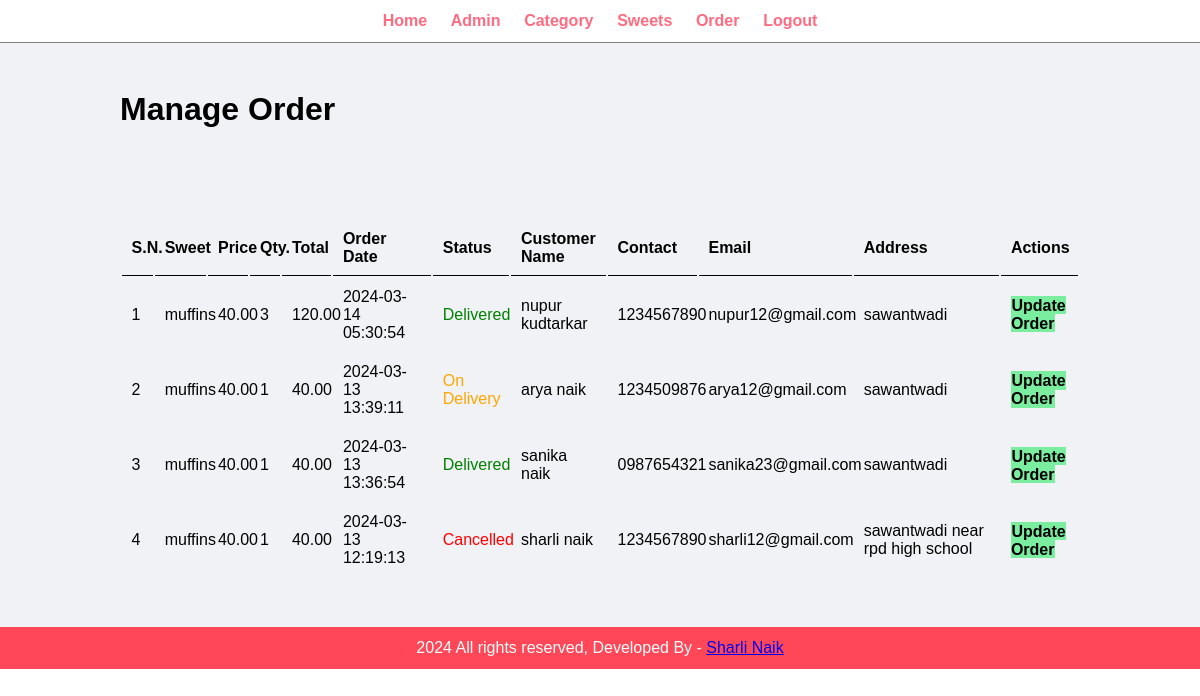
/admin/manage-order.php (signed in), run on the app's committed database.
### tables this page shows
CREATE TABLE IF NOT EXISTS `tbl_order` (
  `id` int UNSIGNED NOT NULL AUTO_INCREMENT,
  `sweet` varchar(150) NOT NULL,
  `price` decimal(10,2) NOT NULL,
  `quantity` int NOT NULL,
  `total` decimal(10,2) NOT NULL,
  `order_date` datetime NOT NULL,
  `status` varchar(50) NOT NULL,
  `customer_name` varchar(150) NOT NULL,
  `customer_contact` varchar(20) NOT NULL,
  `customer_email` varchar(150) NOT NULL,
  `customer_address` varchar(255) NOT NULL,
  PRIMARY KEY (`id`)
);

### admin/manage-order.php (the view, shortened to what this page needs)
<?php include('partials/menu.php');?>
<div class="main-content">
    <div class="wrapper">
       <h1>Manage Order</h1>
               <br /> <br /> <br />
               <br><br>
               <table class="tbl-full">
                    <tr>
                        <th>S.N.</th>
                        <th>Sweet</th>
                        <th>Price</th>
                        <th>Qty.</th>
                        <th>Total</th>
                        <th>Order Date</th>
                        <th>Status</th>
                        <th>Customer Name</th>
                        <th>Contact</th>
                        <th>Email</th>
                        <th>Address</th>
                        <th>Actions</th>
                    </tr>
                    <?php
                          $sql = "SELECT * FROM tbl_order ORDER BY id DESC";
                          $res = mysqli_query($conn, $sql);
                          $count = mysqli_num_rows($res);
                          $sn = 1;
                          if ($count>0)
                          {
                            while ($row = mysqli_fetch_assoc($res))
                            {
                              $id = $row['id'];
                              $sweet = $row['sweet'];
                              $price = $row['price'];
                              $quantity = $row['quantity'];
                              $total = $row['total'];
                              $order_date = $row['order_date'];
                              $status = $row['status'];
                              $customer_name = $row['customer_name'];
                              $customer_contact = $row['customer_contact'];
                              $customer_email = $row['customer_email'];
                              $customer_address = $row['customer_address'];
                              ?>
                                  <tr>
                                      <td><?php echo $sn++; ?></td>
                                      <td><?php echo $sweet; ?></td>
                                      <td><?php echo $price; ?></td>
                                      <td><?php echo $quantity; ?></td>
                                      <td><?php echo $total; ?></td>
                                      <td><?php echo $order_date; ?></td>
                                      <td>
                                          <?php
                                              if($status=="Ordered")
                                              {
                                                echo "<label>$status</label>";
                                              }
                                              elseif($status== "On Delivery")
                                              {
                                                echo "<label style='color: orange; '>$status</label>";
                                              }
                                              elseif($status== "Delivered")
                                              {
                                                echo "<label style='color: green; '>$status</label>";
                                              }
                                              elseif($status== "Cancelled")
                                              {
                                                echo "<label style='color: red; '>$status</label>";
                                              }
                                          ?>
                                      </td>
                                      <td><?php echo $customer_name; ?></td>
                                      <td><?php echo $customer_contact; ?></td>
                                      <td><?php echo $customer_email; ?></td>
                                      <td><?php echo $customer_address; ?></td>
                                      <td>
                                        <a href="<?php echo SITEURL;?>admin/update-order.php?id=<?php echo $id; ?>" class="btn-secondary"> Update Order</a>
                                      </td>
                                  </tr>
                              <?php
                            }
                          }
                          else
                          {
                            echo "<tr><td colspan='12' class='error'>Orders not Available.</td></tr>";
                          }
                    ?>
               </table>
    </div>
</div>
<?php include('partials/footer.php');?>

### admin/partials/menu.php (shortened to what this page needs)
<html>
    <head>
        <link rel="stylesheet" href="admin.css">
    </head>
    <body>
       <div class="menu">
            <div class="wrapper">
                <ul>
                    <li><a href="index.php">Home </a></li>
                    <li><a href="manage-admin.php">Admin </a></li>
                    <li><a href="manage-category.php">Category </a></li>
                    <li><a href="manage-sweets.php">Sweets </a></li>
                    <li><a href="manage-order.php">Order</a></li>
                    <li><a href="logout.php">Logout</a></li>
                </ul>
            </div>
       </div>

### admin/partials/footer.php
<div class="footer">
            <div class="wrapper">
                <p class="text-center"> 2024 All rights reserved, Developed By - <a href="#">Sharli Naik</a> </p>
            </div>
       </div>
    </body>
</html>

### admin/admin.css (style rules this page uses)
* { margin: 0; padding: 0; font-family: Arial, Helvetica, sans-serif; }
.wrapper { padding: 1%; width: 80%; margin: 0 auto; }
.text-center { text-align: center; }
.tbl-full { width: 100%; }
table tr th { border-bottom: 1px solid black; padding: 1%; text-align: left; }
table tr td { padding: 1%; }
.btn-secondary { background-color: #7bed9f; padding: 1%; color: black; text-decoration: none; font-weight: bold; }
.menu { border-bottom: 1px solid grey; text-align: center; }
.menu ul { list-style-type: none; }
.menu ul li { display: inline; padding: 1%; }
.menu ul li a { text-decoration: none; font-weight: bold; color: #ff6b81; }
.main-content { background-color: #f1f2f6; padding: 3% 0; }
.footer { background-color: #ff4757; color: white; }

### data on the page
tbl_order: sweet "muffins", price "40.00", quantity "3", total "120.00", order_date "2024-03-14 05:30:54", status "Delivered", customer_name "nupur kudtarkar", customer_contact "1234567890", customer_email "nupur12@gmail.com", customer_address "sawantwadi"
tbl_order: sweet "muffins", price "40.00", quantity "1", total "40.00", order_date "2024-03-13 13:39:11", status "On Delivery", customer_name "arya naik", customer_contact "1234509876", customer_email "arya12@gmail.com", customer_address "sawantwadi"
tbl_order: sweet "muffins", price "40.00", quantity "1", total "40.00", order_date "2024-03-13 13:36:54", status "Delivered", customer_name "sanika naik", customer_contact "0987654321", customer_email "sanika23@gmail.com", customer_address "sawantwadi"
tbl_order: sweet "muffins", price "40.00", quantity "1", total "40.00", order_date "2024-03-13 12:19:13", status "Cancelled", customer_name "sharli naik", customer_contact "1234567890", customer_email "sharli12@gmail.com", customer_address "sawantwadi near rpd high school"
